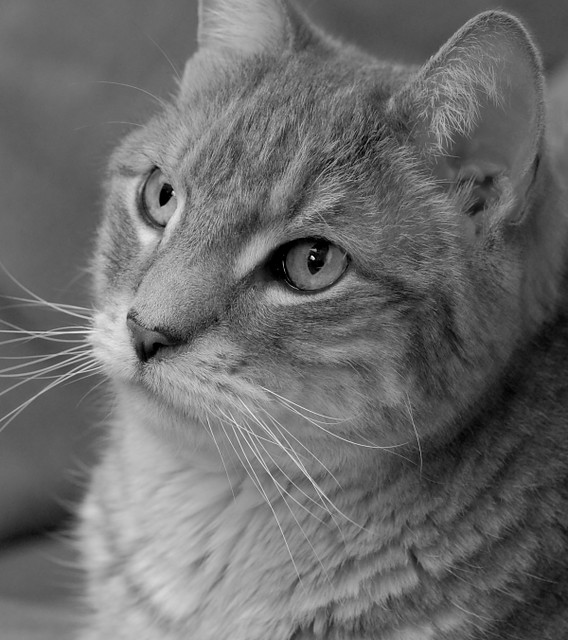
#> input picture Images/image-1.jpg, 568 x 640 px
$ jupyter execute --allow-errors Image_Enhancement.ipynb
#> lines starting #> are read from the running program, lines starting #| are printed output that depends on the picture
#> further down, image is the input picture: shape (640, 568); min 0, max 255, mean 107.3
[cell 1]
# path = "/content/img3.png"
path = "../Images/image-1.jpg" # VS CODE

[cell 2]
def min_max_stretching(image):
    # Convert the image to grayscale if it's in color
    if len(image.shape) > 2:
        image = cv2.cvtColor(image, cv2.COLOR_BGR2GRAY)

    # Calculate minimum and maximum intensity values
    min_val = np.min(image)
    max_val = np.max(image)

    # Perform min-max stretching
    stretched_image = ((image - min_val) / (max_val - min_val)) * 255
    stretched_image = np.clip(stretched_image, 0, 255).astype(np.uint8)

    return stretched_image

# Load image
#> (the rest of this cell did not finish here and is left out)

---
### Percentage Linear Stretching
---

[cell 3]
import cv2
import numpy as np
import matplotlib.pyplot as plt

def percentage_linear_stretching(image, percent):
    # Calculate minimum and maximum intensity values
#> called with percent = 10
    min_val = np.min(image)
#> min_val = 0
    max_val = np.max(image)
#> max_val = 255

    # Calculate lower and upper percentile values
    lower_percentile = np.percentile(image, percent)
#> lower_percentile = 59
    upper_percentile = np.percentile(image, 100 - percent)
#> upper_percentile = 165

    # Perform PLS
    stretched_image = np.zeros_like(image, dtype=np.float32)
    for i in range(image.shape[0]):
        for j in range(image.shape[1]):
            if image[i, j] < lower_percentile:
                stretched_image[i, j] = 0
            elif image[i, j] > upper_percentile:
                stretched_image[i, j] = 255
            else:
                stretched_image[i, j] = ((image[i, j] - lower_percentile) / (upper_percentile - lower_percentile)) * 255
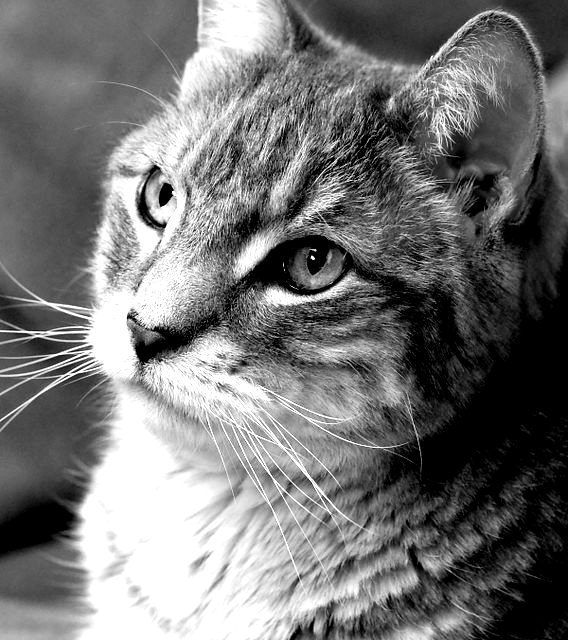
#> stretched_image: shape (640, 568) float32; min 0, max 255, mean 116.8

    return stretched_image

# Load image
image = cv2.imread(path, cv2.IMREAD_GRAYSCALE)

# Apply percentage linear stretching with 10% of intensity range
percent_linear_stretched_image = percentage_linear_stretching(image, 10)

plt.figure(figsize=(5, 5))
plt.subplot(1, 2, 1)
plt.imshow(cv2.cvtColor(image, cv2.COLOR_BGR2RGB))
plt.title('Resized Image')

plt.subplot(1, 2, 2)
plt.imshow(percent_linear_stretched_image, cmap='gray')
plt.title('Percentage Linear Stretched Image')

plt.show()

print()

plt.figure(figsize=(15, 5))
plt.subplot(1, 2, 1)
plt.hist(image.flatten(), bins=256, color='blue', alpha=0.7)
plt.title('Original Image Histogram')
plt.xlabel('Intensity Value')
plt.ylabel('Frequency')

plt.subplot(1, 2, 2)
plt.hist(percent_linear_stretched_image.flatten(), bins=256, color='red', alpha=0.7)
plt.title('Stretched Image Histogram')
plt.xlabel('Intensity Value')
plt.ylabel('Frequency')

plt.show()
#> figure, not shown here; panel 1: tallest bar 6023 high, from x = 102.6 to 103.6; panel 2: tallest bar 37312 high, from x = 0 to 0.996

---
### Stretching Non Zero Brightness Value
---

[cell 4]
import cv2
import numpy as np
import matplotlib.pyplot as plt

def stretch_nonzero_brightness(image):
    # Find the minimum nonzero intensity
    min_nonzero_intensity = np.min(image[np.nonzero(image)])
#> min_nonzero_intensity = 1

    # Perform contrast stretching for nonzero brightness pixels
    stretched_image = np.where(image > min_nonzero_intensity,
                                ((image - min_nonzero_intensity) / (np.max(image) - min_nonzero_intensity)) * 255,
                                image)

    # Clip values to ensure they are within valid range
    stretched_image = np.clip(stretched_image, 0, 255).astype(np.uint8)

    return stretched_image

# Load image
image = cv2.imread(path, cv2.IMREAD_GRAYSCALE)

# Apply proposed stretching for nonzero brightness
stretched_non_zero_brightness_image = stretch_nonzero_brightness(image)

# Display images side by side
plt.figure(figsize=(5, 5))
plt.subplot(1, 2, 1)
plt.imshow(cv2.cvtColor(image, cv2.COLOR_BGR2RGB))
plt.title('Resized Image')

plt.subplot(1, 2, 2)
plt.imshow(stretched_non_zero_brightness_image, cmap='gray')
plt.title('Stretched Image')

plt.show()

print()

plt.figure(figsize=(15, 5))
plt.subplot(1, 2, 1)
plt.hist(image.flatten(), bins=256, color='blue', alpha=0.7)
plt.title('Original Image Histogram')
plt.xlabel('Intensity Value')
plt.ylabel('Frequency')

plt.subplot(1, 2, 2)
plt.hist(stretched_non_zero_brightness_image.flatten(), bins=256, color='red', alpha=0.7)
plt.title('Stretched Image Histogram')
plt.xlabel('Intensity Value')
plt.ylabel('Frequency')

plt.show()
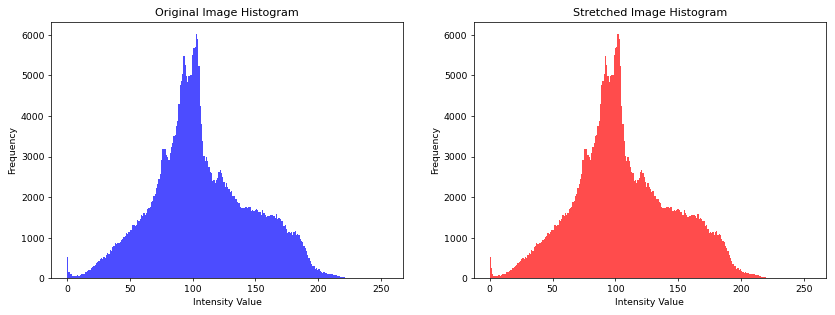
#> figure drawn by matplotlib, 2 panels; panel 1: tallest bar 6023 high, from x = 102.6 to 103.6; panel 2: tallest bar 6023 high, from x = 101.6 to 102.6

When we perform contrast stretching (or stretching the intensity range) on an image, we aim to enhance its contrast by stretching the range of pixel intensities. This typically involves mapping the original intensity values to a wider range of values.

In the proposed stretching for nonzero brightness, the focus is on stretching the intensity range while excluding the darkest pixels (i.e., pixels with zero brightness). This can be particularly useful in scenarios where the image contains a significant portion of dark pixels that we don't want to include in the stretching process.

---
### Piecewise Linear Shifting
---

[cell 5]
import cv2
import numpy as np
import matplotlib.pyplot as plt
from google.colab.patches import cv2_imshow

def piecewise_linear_stretching(image):
    image_copy = image.copy()

    max_intensity_value = np.max(image)
#> max_intensity_value = 225

    image = np.sort(image.flatten())
    image_intensity_freq = {}

    # Initialize frequency counts for each intensity value
    for intensity in image:
        image_intensity_freq[intensity] = 0
#> this loop made 90880 passes
#> intensity on passes 2 to 4: 0, 0, 0
#> after the loop, image_intensity_freq = 226 items

    # Update frequency counts
    for intensity in image:
        image_intensity_freq[intensity] += 1

    # print(image_intensity_freq)
    prob = []
    for intensity, freq in image_intensity_freq.items():
      prob.append(round(freq/len(image), 5))
#> this loop made 226 passes
#> freq on passes 1 to 3: 45, 71, 42
#> after the loop, prob = 226 values, max 0.0167 at index 104, min 1e-05 at index 223, mean 0.00442

    # print(prob)
    cdf = [0] * len(prob)
#> cdf = 226 values from 0 to 0

    for i in range(len(prob)):
      if i > 0:
        cdf[i] = prob[i] + cdf[i - 1]
      else:
        cdf[i] = prob[i]
#> after the loop, cdf = 226 values from 0.0005 to 1

    # print(cdf)


    for i in range(len(cdf)):
      cdf[i] = cdf[i] * max_intensity_value
#> after the loop, cdf = 226 values from 0.113 to 225

    # print(cdf)

    i = 0
    for intensity, freq in image_intensity_freq.items():
      image_intensity_freq[intensity] = cdf[i]
      i = i + 1
#> after the loop, i = 226

    # print(image_intensity_freq)

    for i in range(image_copy.shape[0]):
      for j in range(image_copy.shape[1]):
        image_copy[i][j] = image_intensity_freq[image_copy[i][j]]
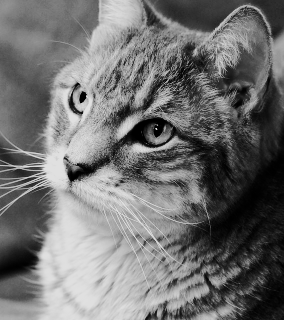
#> image_copy: shape (320, 284); min 0, max 224, mean 112.9

    return image_copy

# Load image
image = cv2.imread(path, cv2.IMREAD_GRAYSCALE)

image = cv2.resize(image, (image.shape[1] // 2, image.shape[0] // 2))

# Apply piecewise-linear stretching
picewise_linear_stretched_image = piecewise_linear_stretching(image)

plt.figure(figsize=(5, 5))
plt.subplot(1, 2, 1)
plt.imshow(cv2.cvtColor(image, cv2.COLOR_BGR2RGB))
plt.title('Resized Image')

plt.subplot(1, 2, 2)
plt.imshow(picewise_linear_stretched_image, cmap='gray')
plt.title('Stretched Image')

plt.show()
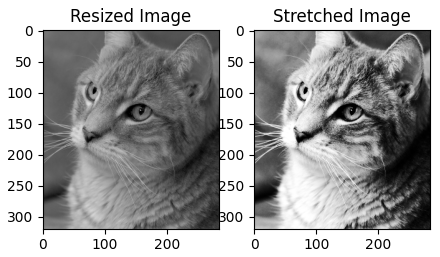
#> figure drawn by matplotlib, 2 panels

print()

plt.figure(figsize=(15, 5))
plt.subplot(1, 2, 1)
plt.hist(image.flatten(), bins=256, color='blue', alpha=0.7)
plt.title('Original Image Histogram')
plt.xlabel('Intensity Value')
plt.ylabel('Frequency')

plt.subplot(1, 2, 2)
plt.hist(picewise_linear_stretched_image.flatten(), bins=256, color='red', alpha=0.7)
plt.title('Stretched Image Histogram')
plt.xlabel('Intensity Value')
plt.ylabel('Frequency')

plt.show()
#> figure, not shown here; panel 1: tallest bar 1516 high, from x = 103.7 to 104.6; panel 2: tallest bar 1516 high, from x = 119.9 to 120.8

---
### Global Histogram Equalization
---

[cell 6]
import cv2
import numpy as np
import matplotlib.pyplot as plt

# Function for global histogram equalization
def global_histogram_equalization(image):
    # Convert image to grayscale if it's not already
    if len(image.shape) == 3:
        image = cv2.cvtColor(image, cv2.COLOR_BGR2GRAY)

    # Apply histogram equalization
    equalized_image = cv2.equalizeHist(image)
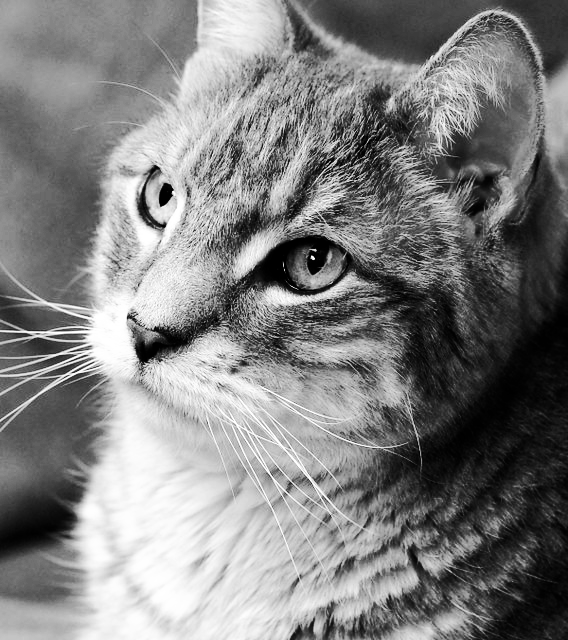
#> equalized_image: shape (640, 568); min 0, max 255, mean 128.4
    return equalized_image

# Load image
image = cv2.imread(path)

# Apply global histogram equalization
equalized_image_global = global_histogram_equalization(image)

# Display original and equalized images
plt.figure(figsize=(5, 5))
plt.subplot(1, 2, 1)
plt.imshow(cv2.cvtColor(image, cv2.COLOR_BGR2RGB))
plt.title('Original Image')

plt.subplot(1, 2, 2)
plt.imshow(equalized_image_global, cmap='gray')
plt.title('Global Histogram Equalization')

plt.show()

print()

plt.figure(figsize=(15, 5))
plt.subplot(1, 2, 1)
plt.hist(image.flatten(), bins=256, color='blue', alpha=0.7)
plt.title('Original Image Histogram')
plt.xlabel('Intensity Value')
plt.ylabel('Frequency')

plt.subplot(1, 2, 2)
plt.hist(equalized_image_global.flatten(), bins=256, color='red', alpha=0.7)
plt.title('Stretched Image Histogram')
plt.xlabel('Intensity Value')
plt.ylabel('Frequency')

plt.show()
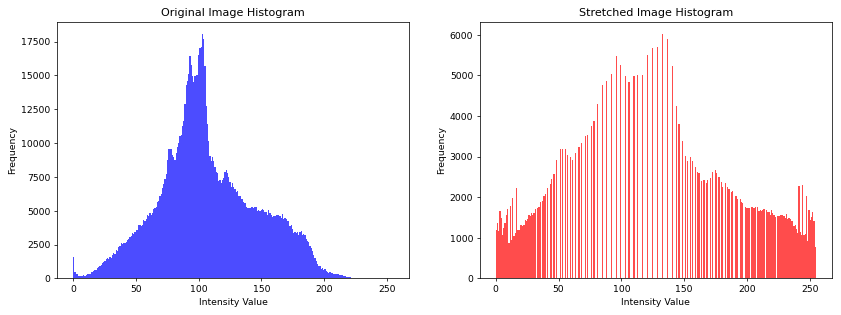
#> figure drawn by matplotlib, 2 panels; panel 1: tallest bar 18069 high, from x = 102.6 to 103.6; panel 2: tallest bar 6023 high, from x = 132.5 to 133.5

---
### Clipped Histogram Equalization
---

[cell 7]
import cv2
import numpy as np
import matplotlib.pyplot as plt

# Function for clipped histogram equalization
def clipped_histogram_equalization(image, clip_limit=2.0):
    # Convert image to grayscale if it's not already
#> called with clip_limit = 2
    if len(image.shape) == 3:
        image = cv2.cvtColor(image, cv2.COLOR_BGR2GRAY)

    # Create CLAHE (Contrast Limited Adaptive Histogram Equalization) object
    clahe = cv2.createCLAHE(clipLimit=clip_limit, tileGridSize=(8, 8))

    # Apply CLAHE
    equalized_image_clipped = clahe.apply(image)
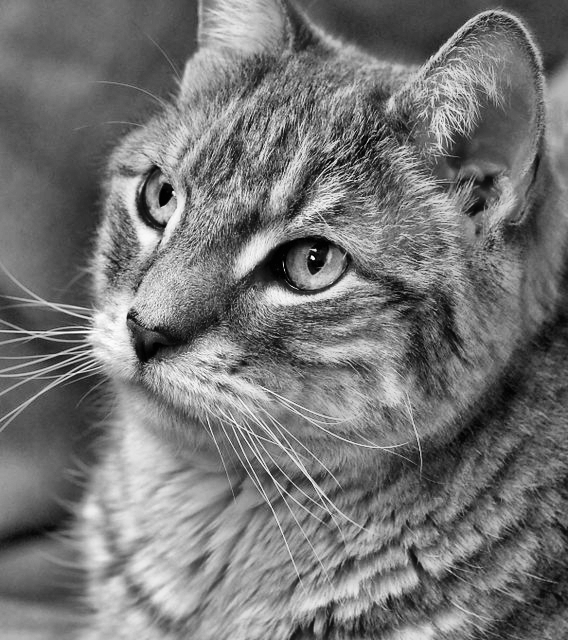
#> equalized_image_clipped: shape (640, 568); min 0, max 255, mean 117.6
    return equalized_image_clipped

# Load image
image = cv2.imread(path)

# Apply clipped histogram equalization
equalized_image_clipped = clipped_histogram_equalization(image)

# Display original and equalized images
plt.figure(figsize=(5, 5))
plt.subplot(1, 2, 1)
plt.imshow(cv2.cvtColor(image, cv2.COLOR_BGR2RGB))
plt.title('Original Image')

plt.subplot(1, 2, 2)
plt.imshow(equalized_image_clipped, cmap='gray')
plt.title('Clipped Histogram Equalization')

plt.show()

print()

plt.figure(figsize=(15, 5))
plt.subplot(1, 2, 1)
plt.hist(image.flatten(), bins=256, color='blue', alpha=0.7)
plt.title('Original Image Histogram')
plt.xlabel('Intensity Value')
plt.ylabel('Frequency')

plt.subplot(1, 2, 2)
plt.hist(equalized_image_clipped.flatten(), bins=256, color='red', alpha=0.7)
plt.title('Stretched Image Histogram')
plt.xlabel('Intensity Value')
plt.ylabel('Frequency')

plt.show()
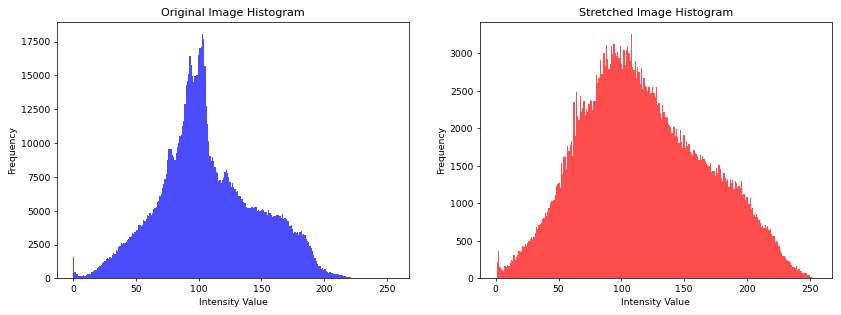
#> figure drawn by matplotlib, 2 panels; panel 1: tallest bar 18069 high, from x = 102.6 to 103.6; panel 2: tallest bar 3257 high, from x = 107.6 to 108.6

---
### Power Law Histogram Equalization
---

[cell 8]
import cv2
import numpy as np
import matplotlib.pyplot as plt

# Function for power-law histogram equalization
def power_law_histogram_equalization(image, gamma=0.5):
    # Convert image to grayscale if it's not already
#> called with gamma = 0.3
    if len(image.shape) == 3:
        image = cv2.cvtColor(image, cv2.COLOR_BGR2GRAY)

    # Normalize the image
    normalized_image = image / 255.0

    # Apply power-law transformation
    equalized_image_power_law = np.power(normalized_image, gamma)
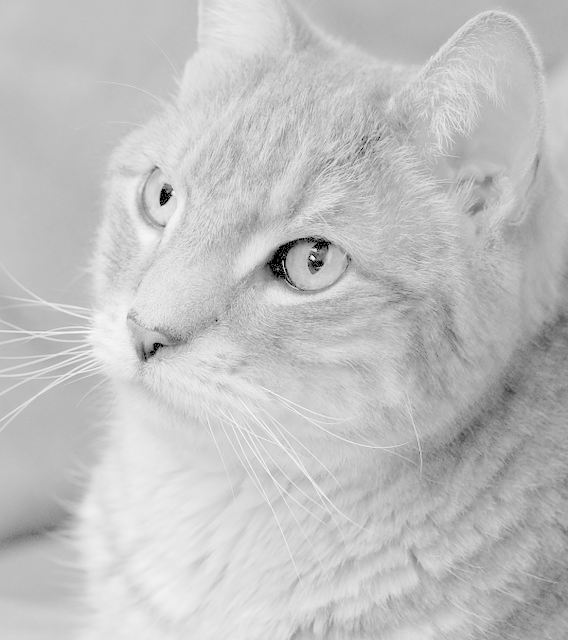
#> equalized_image_power_law: shape (640, 568) float64; min 0, max 1, mean 0.758

    # Denormalize the image
    equalized_image_power_law = (equalized_image_power_law * 255).astype(np.uint8)

    return equalized_image_power_law

# Load image
image = cv2.imread(path)

# Apply power-law histogram equalization
equalized_image_power_law = power_law_histogram_equalization(image, gamma=0.3)

# Display original and equalized images
plt.figure(figsize=(5, 5))
plt.subplot(1, 2, 1)
plt.imshow(cv2.cvtColor(image, cv2.COLOR_BGR2RGB))
plt.title('Original Image')

plt.subplot(1, 2, 2)
plt.imshow(equalized_image_power_law, cmap='gray')
plt.title('Power-Law Histogram Equalization')

plt.show()

print()

plt.figure(figsize=(15, 5))
plt.subplot(1, 2, 1)
plt.hist(image.flatten(), bins=256, color='blue', alpha=0.7)
plt.title('Original Image Histogram')
plt.xlabel('Intensity Value')
plt.ylabel('Frequency')

plt.subplot(1, 2, 2)
plt.hist(equalized_image_power_law.flatten(), bins=256, color='red', alpha=0.7)
plt.title('Stretched Image Histogram')
plt.xlabel('Intensity Value')
plt.ylabel('Frequency')

plt.show()
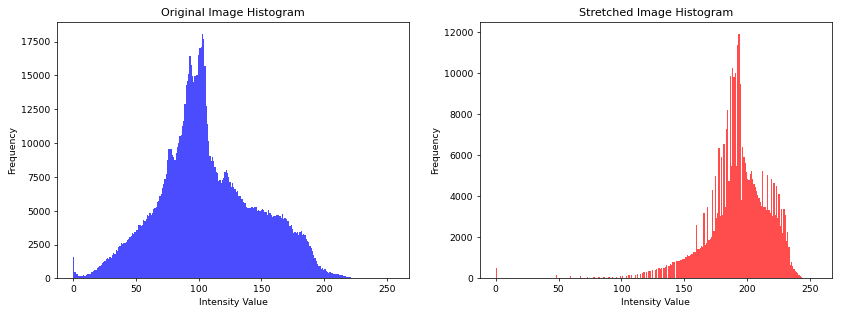
#> figure drawn by matplotlib, 2 panels; panel 1: tallest bar 18069 high, from x = 102.6 to 103.6; panel 2: tallest bar 11925 high, from x = 193.2 to 194.2

$ run again, with Images/455464146_10.webp saved as Images/image-1.jpg
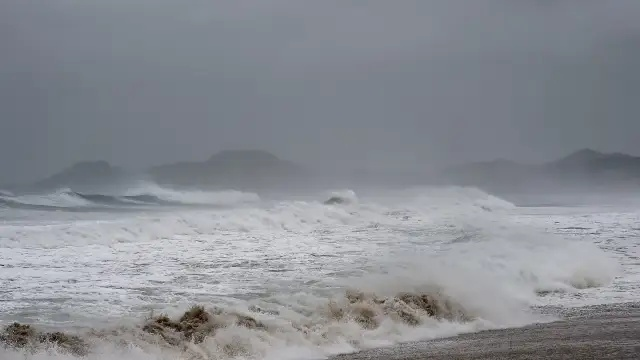
#> input picture Images/455464146_10.webp, 640 x 360 px
#> min_val = 0
#> max_val = 226
#> lower_percentile = 113
#> upper_percentile = 181
#> min_nonzero_intensity = 1
#> max_intensity_value = 213
#> the loop in piecewise_linear_stretching, `for intensity in image:` made 57600 passes
#> intensity on passes 1 to 3: 17, 18, 22
#> after the loop in piecewise_linear_stretching, `for intensity in image:`: image_intensity_freq = 188 items
#> the loop in piecewise_linear_stretching, `for intensity, freq in image_intensity_freq.items():` made 188 passes
#> (intensity, freq) on passes 1 to 3: (17, 1), (18, 1), (22, 1)
#> after the loop in piecewise_linear_stretching, `for intensity, freq in image_intensity_freq.items():`: prob = 188 values, max 0.034 at index 98, min 2e-05 at index 0, mean 0.00532
#> in piecewise_linear_stretching, `cdf = [0] * len(prob)`: cdf = 188 values from 0 to 0
#> after the loop in piecewise_linear_stretching, `for i in range(len(prob)):`: cdf = 188 values from 2e-05 to 1
#> after the loop in piecewise_linear_stretching, `for i in range(len(cdf)):`: cdf = 188 values from 0.00426 to 213
#> after the loop in piecewise_linear_stretching, `for intensity, freq in image_intensity_freq.items():`: i = 188
#> after the loop in piecewise_linear_stretching, `for i in range(image_copy.shape[0]):`:
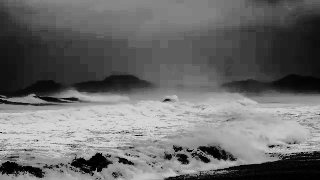
#> image_copy: shape (180, 320); min 0, max 212, mean 107.6
#> image is the input picture: shape (360, 640, 3); mean B, G, R 146.8, 140.4, 137
#> `plt.show()`:
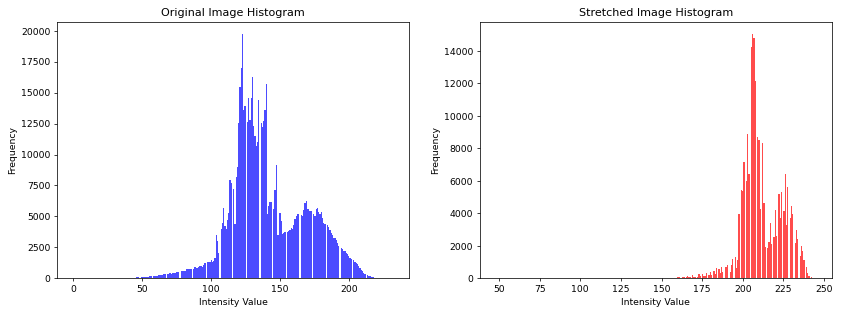
#> figure drawn by matplotlib, 2 panels; panel 1: tallest bar 19742 high, from x = 122.3 to 123.2; panel 2: tallest bar 15048 high, from x = 205.8 to 206.5

$ run again, with Images/cameraman.png saved as Images/image-1.jpg
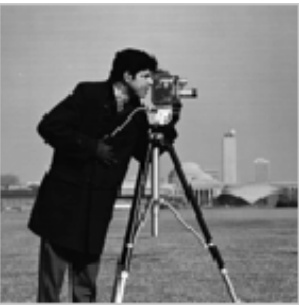
#> input picture Images/cameraman.png, 299 x 305 px
#> image is the input picture: shape (305, 299); min 0, max 255, mean 120.9
#> min_val = 0
#> max_val = 255
#> lower_percentile = 13
#> upper_percentile = 179
#> min_nonzero_intensity = 1
#> image: shape (152, 149)
#> max_intensity_value = 255
#> the loop in piecewise_linear_stretching, `for intensity in image:` made 22648 passes
#> intensity on passes 2, 4, 5: 0, 2, 2
#> after the loop in piecewise_linear_stretching, `for intensity in image:`: image_intensity_freq = 242 items
#> the loop in piecewise_linear_stretching, `for intensity, freq in image_intensity_freq.items():` made 242 passes
#> (intensity, freq) on passes 1 to 3: (0, 2), (2, 4), (3, 5)
#> after the loop in piecewise_linear_stretching, `for intensity, freq in image_intensity_freq.items():`: prob = 242 values, max 0.0293 at index 11, min 4e-05 at index 199, mean 0.00413
#> in piecewise_linear_stretching, `cdf = [0] * len(prob)`: cdf = 242 values from 0 to 0
#> after the loop in piecewise_linear_stretching, `for i in range(len(prob)):`: cdf = 242 values from 9e-05 to 1
#> after the loop in piecewise_linear_stretching, `for i in range(len(cdf)):`: cdf = 242 values from 0.023 to 255
#> after the loop in piecewise_linear_stretching, `for intensity, freq in image_intensity_freq.items():`: i = 242
#> `plt.show()`:
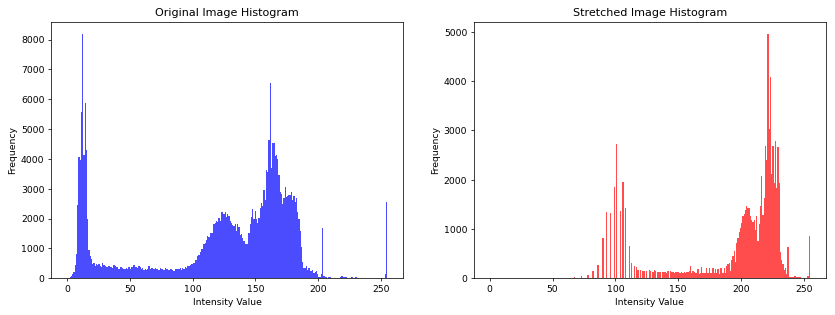
#> figure drawn by matplotlib, 2 panels; panel 1: tallest bar 8193 high, from x = 11.95 to 12.95; panel 2: tallest bar 4955 high, from x = 221.1 to 222.1
